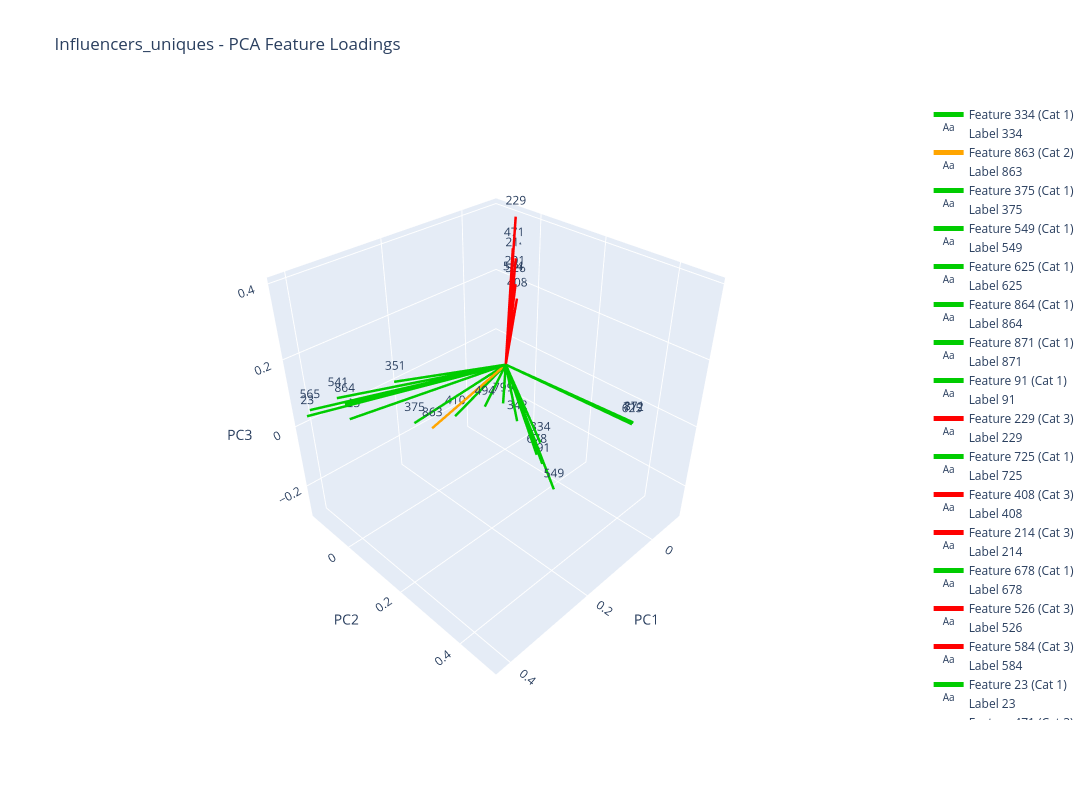

Notebook code cell kept with this figure:
### Markdown cell above
## 15.7. Influencers_uniques 3D

### Code cell
# From the loadings dataframe:Influencers_uniques
plot_pca_feature_loadings(Influencers_uniques, results_influencers_uniques_Loadings['Influencers_uniques_loadings_df'],
                                                analysis_results_Influencers_uniques,"Influencers_uniques", plot_3d=True)

### Figure 1 — Plotly figure (JSON) as saved in the notebook; plotly's stock layout.template omitted (floating-point values rounded to 4 significant figures)
{"data": [{"line": {"color": "#00CC00", "width": 5}, "mode": "lines", "name": "Feature 334 (Cat 1)", "type": "scatter3d", "x": [0, -0.00474], "y": [0, 0.1267], "z": [0, -0.2124]}, {"mode": "text", "name": "Label 334", "text": ["334"], "textposition": "top center", "type": "scatter3d", "x": [-0.00474], "y": [0.1267], "z": [-0.2124]}, {"line": {"color": "#FFA500", "width": 5}, "mode": "lines", "name": "Feature 863 (Cat 2)", "type": "scatter3d", "x": [0, 0.1762], "y": [0, -0.04987], "z": [0, -0.1302]}, {"mode": "text", "name": "Label 863", "text": ["863"], "textposition": "top center", "type": "scatter3d", "x": [0.1762], "y": [-0.04987], "z": [-0.1302]}, {"line": {"color": "#00CC00", "width": 5}, "mode": "lines", "name": "Feature 375 (Cat 1)", "type": "scatter3d", "x": [0, 0.1934], "y": [0, -0.095], "z": [0, -0.1253]}, {"mode": "text", "name": "Label 375", "text": ["375"], "textposition": "top center", "type": "scatter3d", "x": [0.1934], "y": [-0.095], "z": [-0.1253]}, {"line": {"color": "#00CC00", "width": 5}, "mode": "lines", "name": "Feature 549 (Cat 1)", "type": "scatter3d", "x": [0, 0.03862], "y": [0, 0.2271], "z": [0, -0.2891]}, {"mode": "text", "name": "Label 549", "text": ["549"], "textposition": "top center", "type": "scatter3d", "x": [0.03862], "y": [0.2271], "z": [-0.2891]}, {"line": {"color": "#00CC00", "width": 5}, "mode": "lines", "name": "Feature 625 (Cat 1)", "type": "scatter3d", "x": [0, 0.09726], "y": [0, 0.4849], "z": [0, 0.1321]}, {"mode": "text", "name": "Label 625", "text": ["625"], "textposition": "top center", "type": "scatter3d", "x": [0.09726], "y": [0.4849], "z": [0.1321]}, {"line": {"color": "#00CC00", "width": 5}, "mode": "lines", "name": "Feature 864 (Cat 1)", "type": "scatter3d", "x": [0, 0.3487], "y": [0, -0.1003], "z": [0, 0.04321]}, {"mode": "text", "name": "Label 864", "text": ["864"], "textposition": "top center", "type": "scatter3d", "x": [0.3487], "y": [-0.1003], "z": [0.04321]}, {"line": {"color": "#00CC00", "width": 5}, "mode": "lines", "name": "Feature 871 (Cat 1)", "type": "scatter3d", "x": [0, 0.09661], "y": [0, 0.4862], "z": [0, 0.1379]}, {"mode": "text", "name": "Label 871", "text": ["871"], "textposition": "top center", "type": "scatter3d", "x": [0.09661], "y": [0.4862], "z": [0.1379]}, {"line": {"color": "#00CC00", "width": 5}, "mode": "lines", "name": "Feature 91 (Cat 1)", "type": "scatter3d", "x": [0, 0.01777], "y": [0, 0.161], "z": [0, -0.2532]}, {"mode": "text", "name": "Label 91", "text": ["91"], "textposition": "top center", "type": "scatter3d", "x": [0.01777], "y": [0.161], "z": [-0.2532]}, {"line": {"color": "#FF0000", "width": 5}, "mode": "lines", "name": "Feature 229 (Cat 3)", "type": "scatter3d", "x": [0, -0.07933], "y": [0, -0.0666], "z": [0, 0.3936]}, {"mode": "text", "name": "Label 229", "text": ["229"], "textposition": "top center", "type": "scatter3d", "x": [-0.07933], "y": [-0.0666], "z": [0.3936]}, {"line": {"color": "#00CC00", "width": 5}, "mode": "lines", "name": "Feature 725 (Cat 1)", "type": "scatter3d", "x": [0, 0.3255], "y": [0, -0.1359], "z": [0, -0.04135]}, {"mode": "text", "name": "Label 725", "text": ["725"], "textposition": "top center", "type": "scatter3d", "x": [0.3255], "y": [-0.1359], "z": [-0.04135]}, {"line": {"color": "#FF0000", "width": 5}, "mode": "lines", "name": "Feature 408 (Cat 3)", "type": "scatter3d", "x": [0, -0.0659], "y": [0, -0.04153], "z": [0, 0.1628]}, {"mode": "text", "name": "Label 408", "text": ["408"], "textposition": "top center", "type": "scatter3d", "x": [-0.0659], "y": [-0.04153], "z": [0.1628]}, {"line": {"color": "#FF0000", "width": 5}, "mode": "lines", "name": "Feature 214 (Cat 3)", "type": "scatter3d", "x": [0, -0.07598], "y": [0, -0.05985], "z": [0, 0.2759]}, {"mode": "text", "name": "Label 214", "text": ["214"], "textposition": "top center", "type": "scatter3d", "x": [-0.07598], "y": [-0.05985], "z": [0.2759]}, {"line": {"color": "#00CC00", "width": 5}, "mode": "lines", "name": "Feature 678 (Cat 1)", "type": "scatter3d", "x": [0, -0.001683], "y": [0, 0.1189], "z": [0, -0.2602]}, {"mode": "text", "name": "Label 678", "text": ["678"], "textposition": "top center", "type": "scatter3d", "x": [-0.001683], "y": [0.1189], "z": [-0.2602]}, {"line": {"color": "#FF0000", "width": 5}, "mode": "lines", "name": "Feature 526 (Cat 3)", "type": "scatter3d", "x": [0, -0.06847], "y": [0, -0.0505], "z": [0, 0.2036]}, {"mode": "text", "name": "Label 526", "text": ["526"], "textposition": "top center", "type": "scatter3d", "x": [-0.06847], "y": [-0.0505], "z": [0.2036]}, {"line": {"color": "#FF0000", "width": 5}, "mode": "lines", "name": "Feature 584 (Cat 3)", "type": "scatter3d", "x": [0, -0.05676], "y": [0, -0.0444], "z": [0, 0.2169]}, {"mode": "text", "name": "Label 584", "text": ["584"], "textposition": "top center", "type": "scatter3d", "x": [-0.05676], "y": [-0.0444], "z": [0.2169]}, {"line": {"color": "#00CC00", "width": 5}, "mode": "lines", "name": "Feature 23 (Cat 1)", "type": "scatter3d", "x": [0, 0.4177], "y": [0, -0.1283], "z": [0, 0.0371]}, {"mode": "text", "name": "Label 23", "text": ["23"], "textposition": "top center", "type": "scatter3d", "x": [0.4177], "y": [-0.1283], "z": [0.0371]}, {"line": {"color": "#FF0000", "width": 5}, "mode": "lines", "name": "Feature 471 (Cat 3)", "type": "scatter3d", "x": [0, -0.05815], "y": [0, -0.04956], "z": [0, 0.3167]}, {"mode": "text", "name": "Label 471", "text": ["471"], "textposition": "top center", "type": "scatter3d", "x": [-0.05815], "y": [-0.04956], "z": [0.3167]}, {"line": {"color": "#00CC00", "width": 5}, "mode": "lines", "name": "Feature 712 (Cat 1)", "type": "scatter3d", "x": [0, 0.09751], "y": [0, 0.4879], "z": [0, 0.1377]}, {"mode": "text", "name": "Label 712", "text": ["712"], "textposition": "top center", "type": "scatter3d", "x": [0.09751], "y": [0.4879], "z": [0.1377]}, {"line": {"color": "#00CC00", "width": 5}, "mode": "lines", "name": "Feature 351 (Cat 1)", "type": "scatter3d", "x": [0, 0.2423], "y": [0, -0.08229], "z": [0, 0.05279]}, {"mode": "text", "name": "Label 351", "text": ["351"], "textposition": "top center", "type": "scatter3d", "x": [0.2423], "y": [-0.08229], "z": [0.05279]}, {"line": {"color": "#00CC00", "width": 5}, "mode": "lines", "name": "Feature 565 (Cat 1)", "type": "scatter3d", "x": [0, 0.4154], "y": [0, -0.1156], "z": [0, 0.06126]}, {"mode": "text", "name": "Label 565", "text": ["565"], "textposition": "top center", "type": "scatter3d", "x": [0.4154], "y": [-0.1156], "z": [0.06126]}, {"line": {"color": "#00CC00", "width": 5}, "mode": "lines", "name": "Feature 494 (Cat 1)", "type": "scatter3d", "x": [0, 0.2775], "y": [0, 0.2798], "z": [0, 0.1923]}, {"mode": "text", "name": "Label 494", "text": ["494"], "textposition": "top center", "type": "scatter3d", "x": [0.2775], "y": [0.2798], "z": [0.1923]}, {"line": {"color": "#FF0000", "width": 5}, "mode": "lines", "name": "Feature 201 (Cat 3)", "type": "scatter3d", "x": [0, -0.05994], "y": [0, -0.0469], "z": [0, 0.2318]}, {"mode": "text", "name": "Label 201", "text": ["201"], "textposition": "top center", "type": "scatter3d", "x": [-0.05994], "y": [-0.0469], "z": [0.2318]}, {"line": {"color": "#00CC00", "width": 5}, "mode": "lines", "name": "Feature 410 (Cat 1)", "type": "scatter3d", "x": [0, 0.09485], "y": [0, -0.0745], "z": [0, -0.1587]}, {"mode": "text", "name": "Label 410", "text": ["410"], "textposition": "top center", "type": "scatter3d", "x": [0.09485], "y": [-0.0745], "z": [-0.1587]}, {"line": {"color": "#00CC00", "width": 5}, "mode": "lines", "name": "Feature 541 (Cat 1)", "type": "scatter3d", "x": [0, 0.3877], "y": [0, -0.04936], "z": [0, 0.1142]}, {"mode": "text", "name": "Label 541", "text": ["541"], "textposition": "top center", "type": "scatter3d", "x": [0.3877], "y": [-0.04936], "z": [0.1142]}, {"line": {"color": "#00CC00", "width": 5}, "mode": "lines", "name": "Feature 799 (Cat 1)", "type": "scatter3d", "x": [0, -0.007894], "y": [0, -0.01853], "z": [0, -0.1513]}, {"mode": "text", "name": "Label 799", "text": ["799"], "textposition": "top center", "type": "scatter3d", "x": [-0.007894], "y": [-0.01853], "z": [-0.1513]}, {"line": {"color": "#00CC00", "width": 5}, "mode": "lines", "name": "Feature 342 (Cat 1)", "type": "scatter3d", "x": [0, -0.02028], "y": [0, 0.02147], "z": [0, -0.2043]}, {"mode": "text", "name": "Label 342", "text": ["342"], "textposition": "top center", "type": "scatter3d", "x": [-0.02028], "y": [0.02147], "z": [-0.2043]}], "layout": {"height": 800, "scene": {"aspectmode": "cube", "camera": {"center": {"x": 0, "y": 0, "z": 0}, "eye": {"x": 1.5, "y": 1.5, "z": 1.5}, "up": {"x": 0, "y": 0, "z": 1}}, "xaxis": {"title": {"text": "PC1"}}, "yaxis": {"title": {"text": "PC2"}}, "zaxis": {"title": {"text": "PC3"}}}, "showlegend": true, "title": {"text": "Influencers_uniques - PCA Feature Loadings"}, "width": 1200}}
